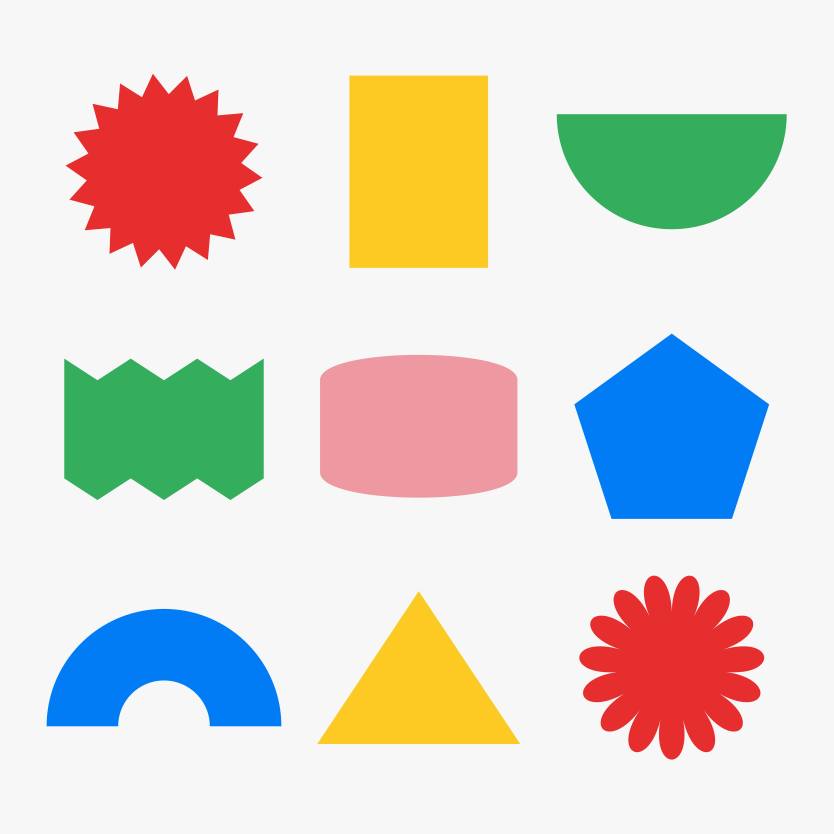
#> input picture images/shapes.jpg, 5000 x 5000 px (shown at 1/6 size)
$ jupyter execute --allow-errors contour.ipynb
#> lines starting #> are read from the running program, lines starting #| are printed output that depends on the picture; after the words box and inside, x2 and y2 are one past the last pixel; in counts of white or black regions, pixels touching at a corner belong together
[cell 1]
import cv2
import matplotlib.pyplot as plt

[cell 2]
image = cv2.imread("../images/shapes.jpg")
#> image is the input picture: shape (5000, 5000, 3); mean B, G, R 207.5, 214.9, 218
image_rgb = cv2.cvtColor(image,cv2.COLOR_BGR2RGB)
image_grey = cv2.cvtColor(image,cv2.COLOR_BGR2GRAY)
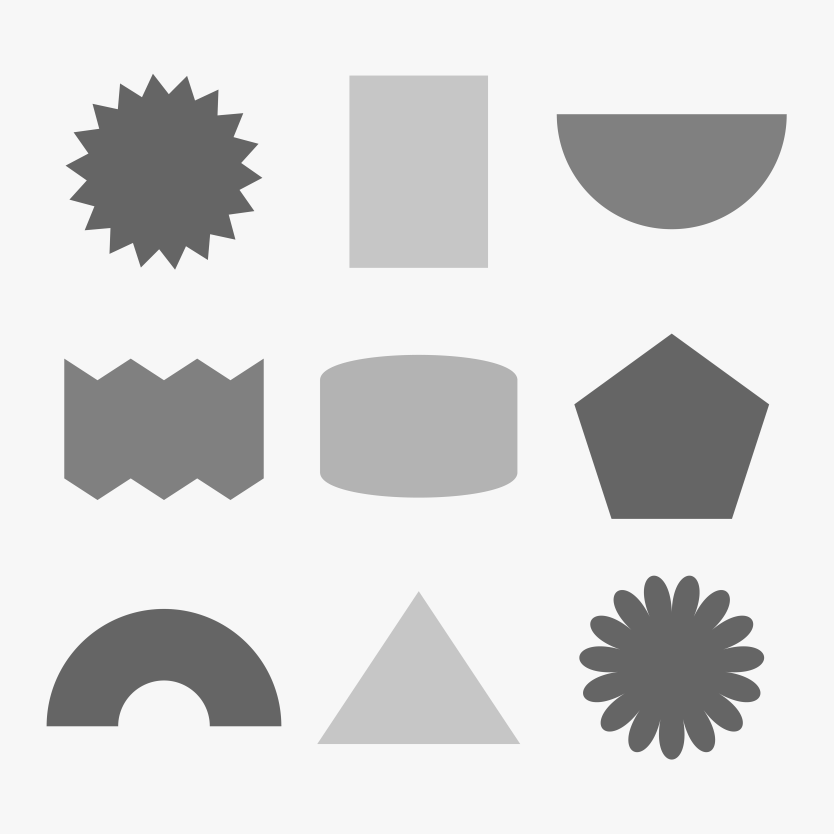
#> image_grey: shape (5000, 5000) (shown at 1/6 size); min 78, max 255, mean 215

[cell 3]
plt.imshow(image_rgb)

[cell 4]
plt.imshow(image_grey, cmap="grey")

[cell 5]
print(image.shape)
#| (5000, 5000, 3)

[cell 6]
image_resized = cv2.resize(image_grey, (700, 700))
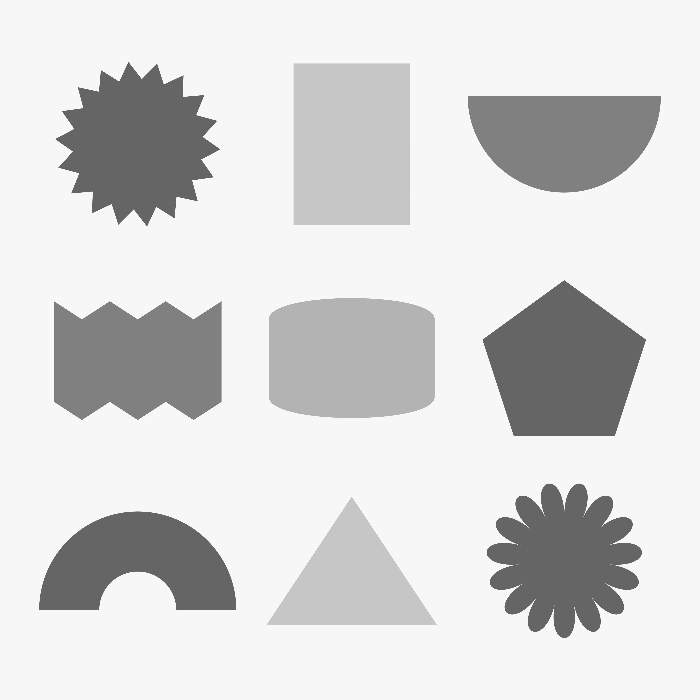
#> image_resized: shape (700, 700); min 86, max 253, mean 215
grey_img = cv2.Canny(image_resized, 80, 150)
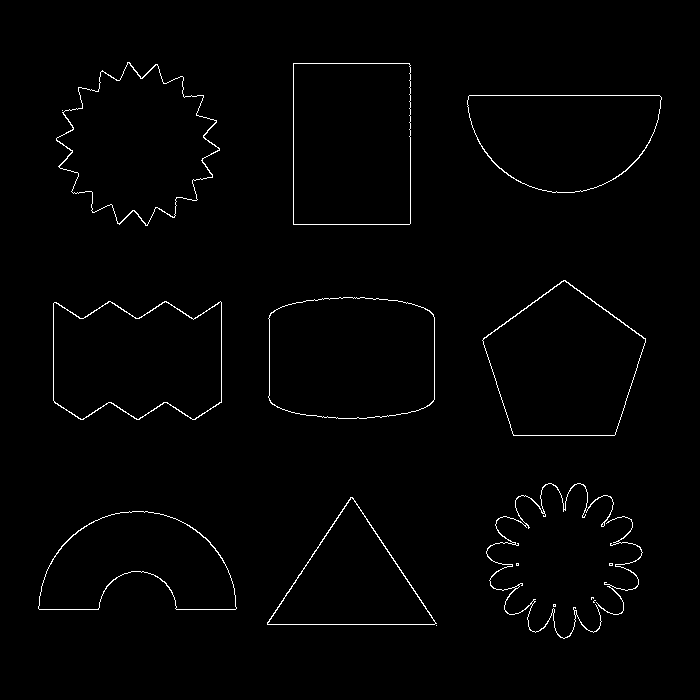
#> grey_img: shape (700, 700); 1.2% white in thin lines or dots, all inside (x1, y1, x2, y2) = (38, 62, 662, 639)

plt.figure(figsize=(10, 10))
plt.imshow(grey_img, cmap='gray')

plt.title("Edges on Resized Image")
plt.show()

[cell 7]
print(grey_img.shape)
#| (700, 700)

[cell 8]
contours, hierarchy = cv2.findContours(grey_img, cv2.RETR_LIST, cv2.CHAIN_APPROX_SIMPLE)
#> contours = 36 contours, 18 with area under 20; largest, box (x1, y1, x2, y2) and area: (293, 63, 411, 225) 18824, (293, 63, 411, 225) 18822, (268, 297, 435, 419) 18459, (268, 297, 435, 419) 18437, (482, 280, 646, 436) 17616

#MODE - hierarchy relationship between contours
# method - contours points are stored.

contour_image = grey_img.copy()
cv2.drawContours(contour_image, contours, -1, (0, 255, 0), 2)
#> contour_image: shape (700, 700); 1.23% of pixels changed, all inside (x1, y1, x2, y2) = (38, 62, 662, 639)

plt.figure(figsize=(10,5))
plt.subplot(1,3,1)
plt.imshow(cv2.cvtColor(image, cv2.COLOR_BGR2RGB))
plt.title("Original image")

plt.subplot(1,3,2)
#> (the rest of this cell did not finish here and is left out)
